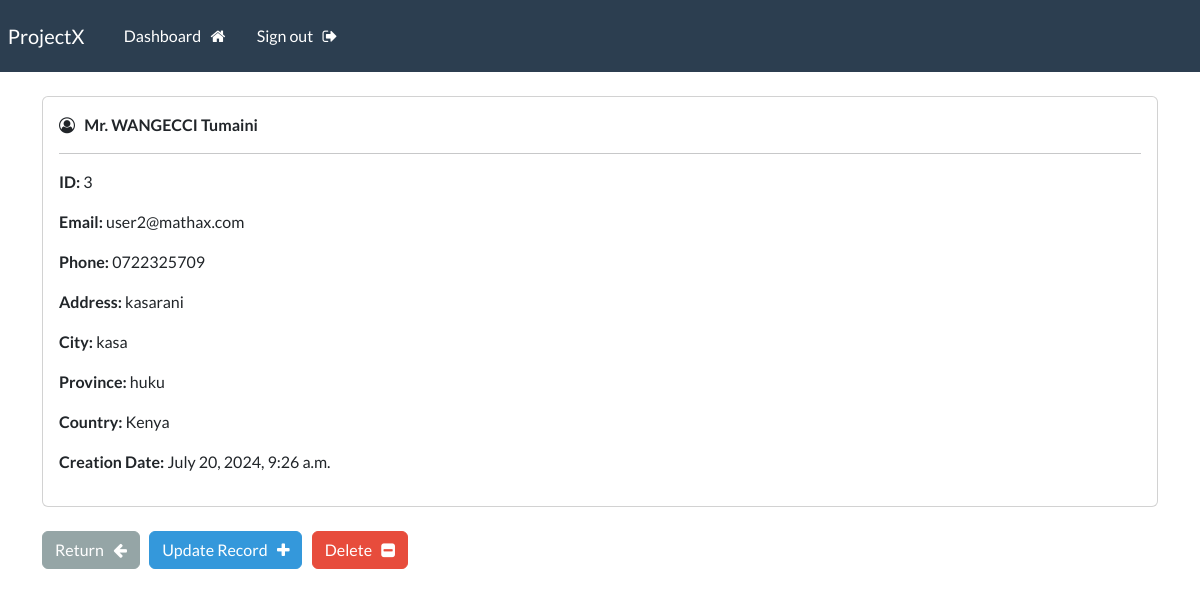
Screenshot of /record/3 (signed in) with the database file from the repository.
### webapp/models.py (models this page shows, shortened)
class Record(models.Model): # an id is normally added by django
    creation_date = models.DateTimeField(auto_now_add=True)
    first_name = models.CharField(max_length=100)
    last_name = models.CharField(max_length=100)
    email = models.CharField(max_length=255)
    phone = models.CharField(max_length=20)
    address = models.CharField(max_length=300)
    city = models.CharField(max_length=255)
    province = models.CharField(max_length=200)
    country = models.CharField(max_length=125)

### webapp/views.py (the view)
# urls.py: path('record/<int:pk>', views.singular_record, name="record"),
@login_required(login_url='my-login')
def singular_record(request, pk):
    record = Record.objects.get(id=pk)
    context = {'record': record}
    return render(request, 'webapp/view-record.html', context=context)

### webapp/templates/webapp/view-record.html (shortened to what this page needs)
{% extends 'webapp/base.html' %}
{% block content %}
 <div class='card'>
    <div class='card-body'>
        <i class="fa fa-user-circle-o" aria-hidden="true"></i>
    <strong> Mr.
        {{record.last_name|upper}}
        {{record.first_name}}
    </strong>
    <hr>
        <p><strong>ID: </strong> {{record.id}} </p>
        <p><strong>Email: </strong> {{record.email}} </p>
        <p><strong>Phone: </strong> {{record.phone}} </p>
        <p><strong>Address: </strong> {{record.address}} </p>
        <p><strong>City: </strong> {{record.city}} </p>
        <p><strong>Province: </strong> {{record.province}} </p>
        <p><strong>Country: </strong> {{record.country}} </p>
        <p><strong>Creation Date: </strong> {{record.creation_date}} </p>
    </div>
 </div>
 <br>
 <a href="{% url 'dashboard' %}" class="btn btn-secondary">Return &nbsp; <i class="fa fa-arrow-left" aria-hidden="true"></i>
 </a>
 <a href="{% url 'update-record' record.id %}" class="btn btn-info">Update Record &nbsp; <i class="fa fa-plus" aria-hidden="true"></i>
 </a>
 <a href="{% url 'delete-record' record.id %}" class="btn btn-danger">Delete &nbsp; <i class="fa fa-minus-square" aria-hidden="true"></i>
 </a>
{% endblock %}

### rows the page displays
Record: last_name "WANGECCI", first_name "Tumaini", id "3", email "user2@mathax.com", phone "0722325709", address "kasarani", city "kasa", province "huku", country "Kenya", creation_date "July 20, 2024, 9:26 a.m."
